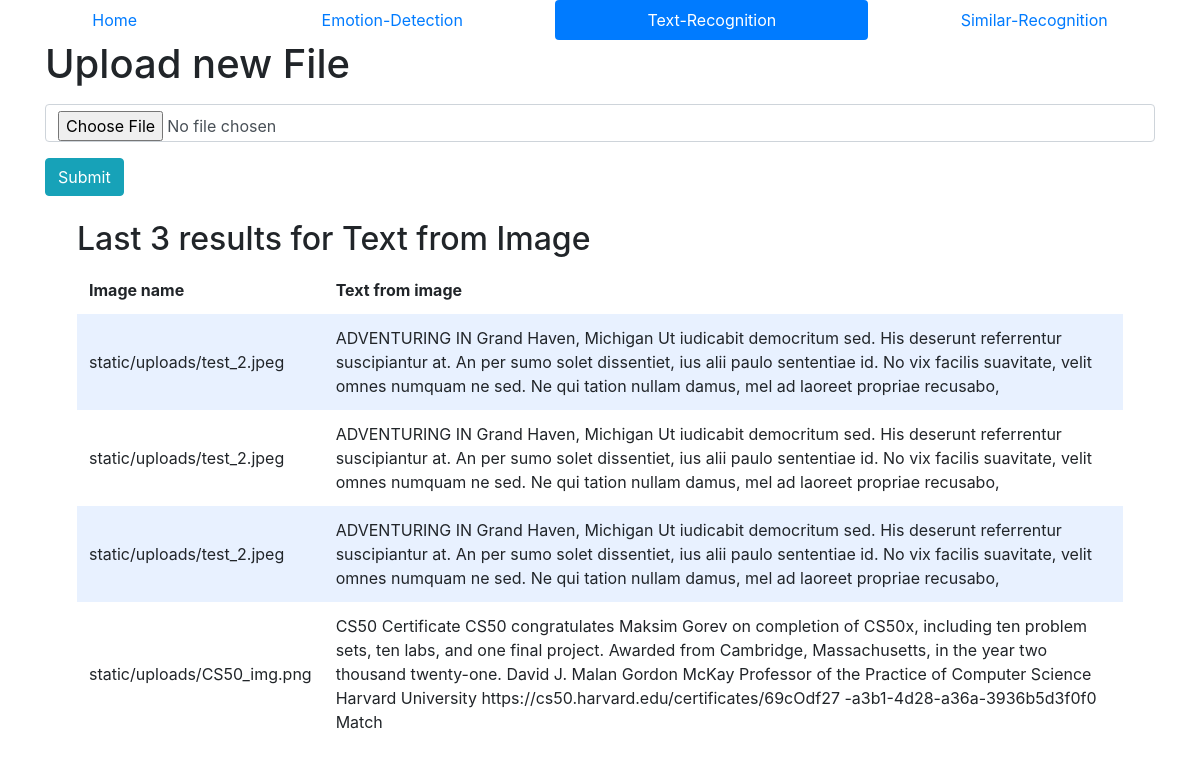
Before: /text-recognition with the older database file.
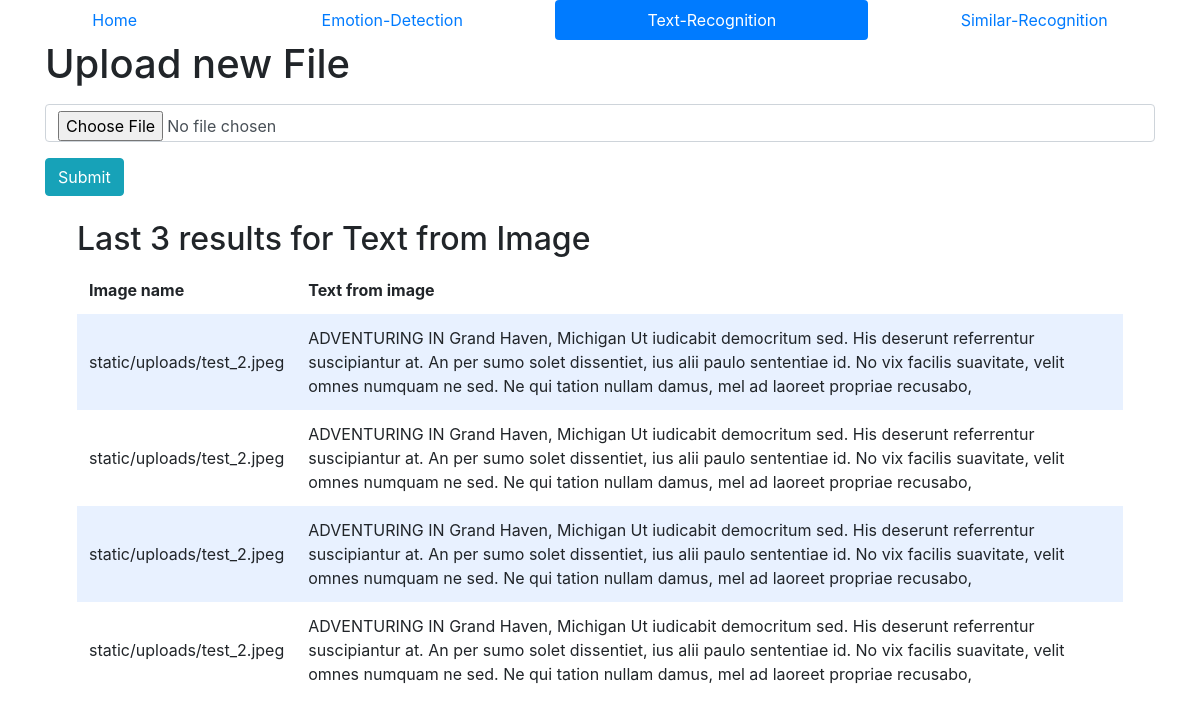
After: the same page with the newer database file.
### tables this page shows
CREATE TABLE image(id INTEGER PRIMARY KEY AUTOINCREMENT, image TEXT NOT NULL, text TECT NOT NULL);

### app.py (the view)
@app.route("/text-recognition", methods=["GET", "POST"])
def text_from_image():
    if request.method == "POST":
        file = request.files["file"]
        if file and allowed_file(file.filename):
            filename = secure_filename(file.filename)
            file.save(os.path.join(app.config["UPLOAD_FOLDER"], filename))
            flash("Image uploaded")
            img_path = os.path.join(app.config["UPLOAD_FOLDER"], filename)
            extracted_text = ocr_text(img_path)
            db.execute("INSERT INTO image (image, text) VALUES(?, ?)", img_path, extracted_text)
            results = db.execute("SELECT * FROM image ORDER BY id DESC LIMIT 4")
            return render_template("text-recognition.html",
                                   img_path=img_path,
                                   extracted_text=extracted_text,
                                   results=results)
        else:
            flash("Incorrect type, choose file with extension - png, jpg, jpeg")
            return redirect(request.url)
    else:
        results = db.execute("SELECT * FROM image ORDER BY id DESC LIMIT 4")
        return render_template("text-recognition.html", results=results)

### app.py (called while the page is built)
@app.after_request
def after_request(response):
    response.headers["Cache-Control"] = "no-cache, no-store, must-revalidate"
    response.headers["Expires"] = 0
    response.headers["Pragma"] = "no-cache"
    return response

### templates/text-recognition.html (shortened to what this page needs)
<!DOCTYPE html>
<html lang="en">
    <head>
        <link rel="stylesheet" href="https://cdn.jsdelivr.net/npm/bootstrap@4.5.3/dist/css/bootstrap.min.css">
        <link href="/static/styles.css" rel="stylesheet">
    </head>
    <body>
        <nav class="nav nav-pills nav-fill">
            <li class="nav-item">
                <a class="nav-link" href="/">Home</a>
            </li>
            <li class="nav-item">
                <a class="nav-link" href="/emotion-detection">Emotion-Detection</a>
            </li>
            <li class="nav-item">
                <a class="nav-link active" href="/text-recognition">Text-Recognition</a>
            </li>
            <li class="nav-item">
                <a class="nav-link" href="/similar-recognition">Similar-Recognition</a>
            </li>
        </nav>
        <div class="container">
            <h1>Upload new File</h1>
            <form action="/text-recognition" method="post", enctype="multipart/form-data">
                <d1>
                    <p>
                        <input type="file" name="file" class="form-control" autocomplete="off" required>
                    </p>
                </d1>
                <p>
                    <input type="submit" value="Submit" class="btn btn-info">
                </p>
            </form>
            <div class="section">
                <h2>Last 3 results for Text from Image</h2>
                <table>
                    <thead>
                        <tr>
                            <th>Image name</th>
                            <th>Text from image</th>
                        </tr>
                    </thead>
                    <tbody>
                        {% for result in results %}
                            <tr>
                                <td>{{ result.image }}</td>
                                <td>{{ result.text }}</td>
                            </tr>
                        {% endfor %}
                    </tbody>
                </table>
            </div>
        </div>
    </body>
</html>

Changed rows visible on the page:
no longer on this page (row unchanged): image: image "static/uploads/CS50_img.png", text "CS50 Certificate CS50 congratulates Maksim Gorev on completion of CS50x, including ten problem sets, ten labs, and one final project. Awarded from Cambridge, Massachusetts, in the year two thousand twenty-one. David J. Malan Gordon McKay Professor of the Practice of Computer Science Harvard University https://cs50.harvard.edu/certificates/69cOdf27 -a3b1-4d28-a36a-3936b5d3f0f0 Match"
added image: image "static/uploads/test_2.jpeg", text "ADVENTURING IN Grand Haven, Michigan Ut iudicabit democritum sed. His deserunt referrentur suscipiantur at. An per sumo solet dissentiet, ius alii paulo sententiae id. No vix facilis suavitate, velit omnes numquam ne sed. Ne qui tation nullam damus, mel ad laoreet propriae recusabo,"
